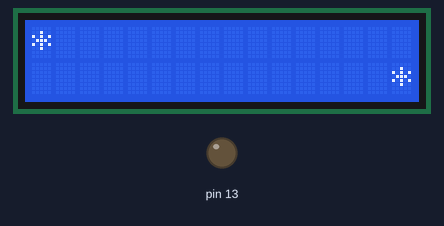
The sketch below on a simulated Arduino Uno, built with avr-gcc and run on an emulated ATmega328P. On the bench: 16×2 character LCD, output pins drawn as LEDs (lit = HIGH).

Above: at 0.14 s.
At 0.78 s:
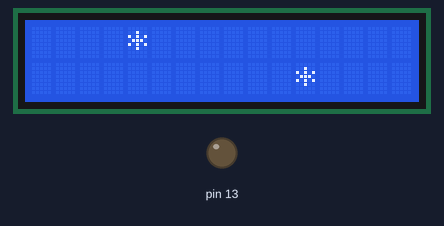
At 1.57 s:
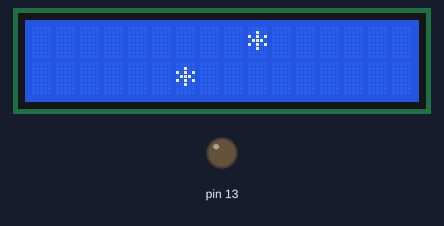
At 2.2 s:
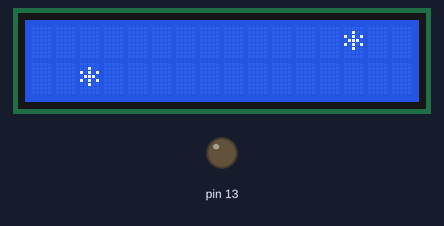
At 2.99 s:
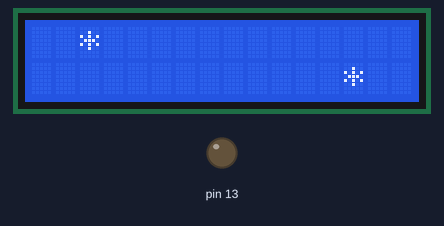

The sketch:

LcdTest3.ino
```cpp
#include <LiquidCrystal_I2C.h>
#include <Wire.h>

LiquidCrystal_I2C lcd(0x27,16,2);


int BlockFitst = 0;
int BlockLast = 15;
int minSpeed = 0;
int maxSpeed = 20;

int blockCnt1;
int blockCnt2;
int delayTime;
int rate = 2;
int delayset4 = 150;


void setup()
{
pinMode(13, OUTPUT);
lcd.backlight();
lcd.init();
}

void loop()
{

for(blockCnt1 = BlockFitst;blockCnt1<=BlockLast;blockCnt1++)
{
set5();
}

}


//以下都是小function


void set1()
{
lcd.setCursor(blockCnt1,1);
lcd.print("*");
delay(delayTime);
//依序顯示*字號
}

void set2()
{
lcd.setCursor(blockCnt1,1);
lcd.print(" ");
delay(delayTime);
//依序顯示空白
}

void set3()
{
    //執行顯示*字號之後再以空白字元洗掉*字號
    for(blockCnt1 = BlockFitst; blockCnt1 <= BlockLast; blockCnt1++)
    {
    set1();//執行set1內容
    }
    for(blockCnt1 = BlockFitst; blockCnt1 <= BlockLast; blockCnt1++)
    {
    set2();//執行set2內容
    }
}


void set4()//*字號依序閃滅
{
lcd.setCursor(blockCnt1,0);
lcd.print("*");
delay(delayset4);
lcd.setCursor(blockCnt1,0);
lcd.print(" ");
delay(1);


}

void set5()
{
lcd.setCursor(blockCnt1,0);
lcd.print("*");
lcd.setCursor(BlockLast-blockCnt1,1);
lcd.print("*");
delay(delayset4);
lcd.setCursor(blockCnt1,0);
lcd.print(" ");
lcd.setCursor(BlockLast-blockCnt1,1);
lcd.print(" ");
delay(1);
}
```

Measured:
- by itself, everything shown: repeats every 2.5 s, in 16 steps
